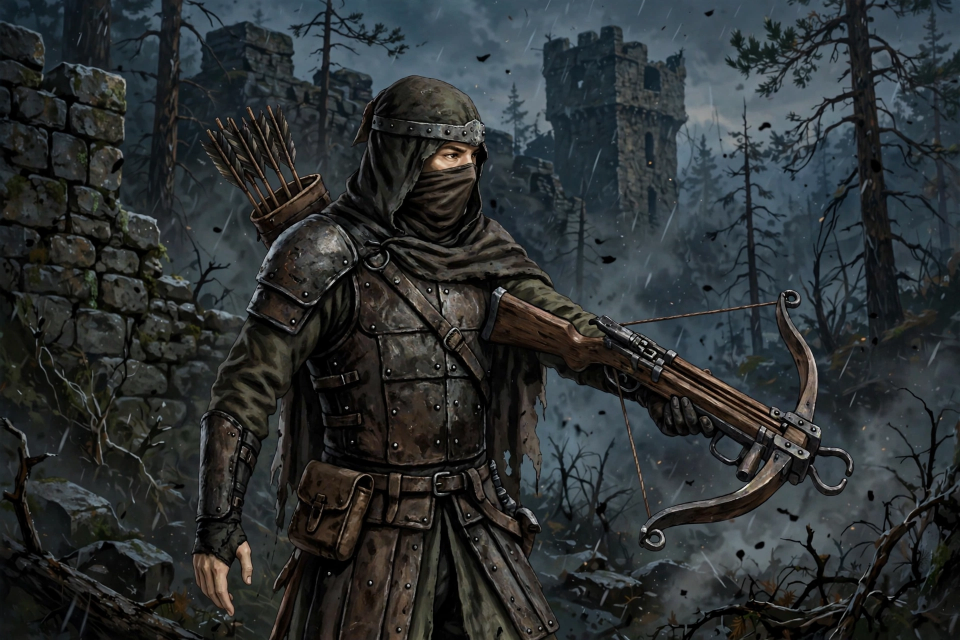
#> input picture assets/heroes/c002_no_thu_cam_lang/card/c002_portrait_raw.png, 1920 x 1280 px, found by its file name (shown at 1/2 size)
$ python generate_c002_ref_and_portrait.py
#> lines starting #> are read from the running program, lines starting #| are printed output that depends on the picture
#!/usr/bin/env python3
"""
Step 2 & Step 3 for C002 — Nỏ Thủ Câm Lặng (Rarity N):
1. Generates the 1x1 Master Reference character on #FF00FF using layout_guide_1x1.png
   and processes it with generate2dsprite.py into c002_reference_clean.png.
2. Generates the horizontal Portrait Preview (c002_portrait_preview.png 884x632 & .webp 354x253)
   without any card frame baked in.
"""
import os
import subprocess
import urllib.request
import json
from PIL import Image

HERO_DIR = "/Users/dochung/Desktop/card_g/assets/heroes/c002_no_thu_cam_lang"
REF_DIR = os.path.join(HERO_DIR, "reference")
CARD_DIR = os.path.join(HERO_DIR, "card")
MOBILE_CARD_DIR = "/Users/dochung/Desktop/card_g/assets/mobile/heroes/c002_no_thu_cam_lang/card"
LAYOUT_1X1 = "/Users/dochung/Desktop/card_g/layout_guide/layout_guide_1x1.png"

os.makedirs(REF_DIR, exist_ok=True)
os.makedirs(CARD_DIR, exist_ok=True)
os.makedirs(MOBILE_CARD_DIR, exist_ok=True)

def call_muse_generate(prompt, ref_images, save_path):
    url = "http://127.0.0.1:3456/generate-image"
    payload = {
        "prompt": prompt,
        "reference_images": ref_images,
        "save_path": save_path,
    }
    req = urllib.request.Request(
        url,
        data=json.dumps(payload).encode("utf-8"),
        headers={"Content-Type": "application/json"},
        method="POST",
    )
    with urllib.request.urlopen(req, timeout=300) as resp:
        data = json.loads(resp.read().decode("utf-8"))
    print(f"Generated: {save_path}")
    return data

# 1. Generate Master Reference (1x1 on #FF00FF)
raw_ref_path = os.path.join(REF_DIR, "c002_reference_raw.png")
ref_prompt = (
    "Single 2D game character full-body concept sprite centered inside the safe box of the 1x1 layout guide on a flat solid #FF00FF magenta background. "
    "Character: 'Nỏ Thủ Câm Lặng' (Silent Crossbowman), Common Rarity N dark-fantasy scout marksman. "
    "Visual appearance: grounded low-tier mercenary scout wearing a weathered dark charcoal-grey cloth hood with a simple dull iron brow-band, "
    "a dark cloth mask covering his lower face (nose and mouth), a worn dark brown leather and riveted iron brigandine vest over a dark tunic, "
    "a single riveted iron-and-leather shoulder pauldron on his closer right shoulder, a short tattered dark scout cloak/quiver at his back, "
    "a weathered leather belt with bolt pouch and tasset kilt, and rugged dark leather knee-high scout boots with iron shin guards. "
    "Strictly NO glowing magic, NO neon runes, NO gold trim. "
    "Pose & Anatomy: standing in 3/4 view facing RIGHT with clear space between limbs so joints do not overlap. "
    "His farther left arm (viewer's right) extends forward-right holding a rugged heavy wooden-and-iron medieval crossbow pointed diagonally down-right, "
    "with his left fist gripping the crossbow stock cleanly. "
    "His closer right arm (viewer's left) hangs naturally slightly bent at his side, clearly showing the leather wrist bracer and the DORSAL BACK of his right hand "
    "with fingers naturally curved and palm facing inward toward his hip (do NOT draw an open palm facing the camera). "
    "His two legs are in a clear 3/4 stance facing right: closer right boot planted in 3/4 front-right view, farther left boot stepping slightly forward-right. "
    "Clean hand-painted 2D dark-fantasy art style with crisp outlines, solid flat #FF00FF background, zero ground shadow, no text, no borders."
)
call_muse_generate(ref_prompt, [LAYOUT_1X1], raw_ref_path)
#> (the call stopped at in call_muse_generate, `with urllib.request.urlopen(req, timeout=300) as resp:`: the network is not available in this run)

# Process with generate2dsprite.py
proc_dir = os.path.join(REF_DIR, "processed")
os.makedirs(proc_dir, exist_ok=True)
cmd = [
    "python3",
    "/Users/dochung/.gemini/config/skills/generate2dsprite/scripts/generate2dsprite.py",
    "process",
    "--input", raw_ref_path,
    "--target", "player",
    "--mode", "idle",
    "--rows", "1",
    "--cols", "1",
    "--output-dir", proc_dir,
    "--cell-size", "512",
    "--align", "feet",
    "--scale-strategy", "preserve",
    "--component-mode", "largest",
    "--strict-qc",
]
subprocess.run(cmd, check=True)
#> (this line was passed over: subprocess is not available in this run)

clean_frame = os.path.join(proc_dir, "frames", "frame_000.png")
clean_ref_path = os.path.join(REF_DIR, "c002_reference_clean.png")
if os.path.exists(clean_frame):
    Image.open(clean_frame).save(clean_ref_path)
    print(f"Saved clean reference: {clean_ref_path}")

# Remove any auto-generated .gif from generate2dsprite.py per zero-gif rule
for root, _, files in os.walk(REF_DIR):
    for fn in files:
        if fn.endswith(".gif"):
            os.remove(os.path.join(root, fn))

# 2. Generate Horizontal Portrait Preview (884x632 PNG & 354x253 WebP)
raw_portrait_path = os.path.join(CARD_DIR, "c002_portrait_raw.png")
portrait_prompt = (
    "Horizontal 4:3 dark-fantasy illustration portrait (waist-up) of the exact character in the reference image: "
    "'Nỏ Thủ Câm Lặng' (Silent Crossbowman, Common Rarity N). "
    "He wears a weathered dark charcoal hood with a dull iron brow-guard and a dark cloth mask over his lower face, "
    "intense watchful eyes in shadow, worn dark leather and riveted iron brigandine vest, "
    "holding his heavy wooden-and-iron crossbow ready across his chest. "
    "Background: atmospheric misty dark-fantasy ruined stone watchtower and dead pine forest at dusk with drifting ash and rain. "
    "Realistic gritty dark-fantasy painted illustration matching the card art style, grounded physical tones, no magical glow, "
    "NO card frame, NO text, NO borders, full bleed artwork."
)
call_muse_generate(portrait_prompt, [clean_ref_path], raw_portrait_path)
#> (the call stopped at in call_muse_generate, `with urllib.request.urlopen(req, timeout=300) as resp:`: the network is not available in this run)

# Crop & resize to 884x632 (Master PNG) and 354x253 (Mobile WebP)
im = Image.open(raw_portrait_path).convert("RGB")
#> im is the input picture: PIL image 1920x1280 RGB; mean R, G, B 44.3, 49, 50.3
w, h = im.size
#> w = 1920; h = 1280
target_ratio = 884.0 / 632.0
cur_ratio = w / float(h)
#> cur_ratio = 1.5
if cur_ratio > target_ratio:
    new_w = int(round(h * target_ratio))
#> new_w = 1790
    left = (w - new_w) // 2
#> left = 65
    im_cropped = im.crop((left, 0, left + new_w, h))
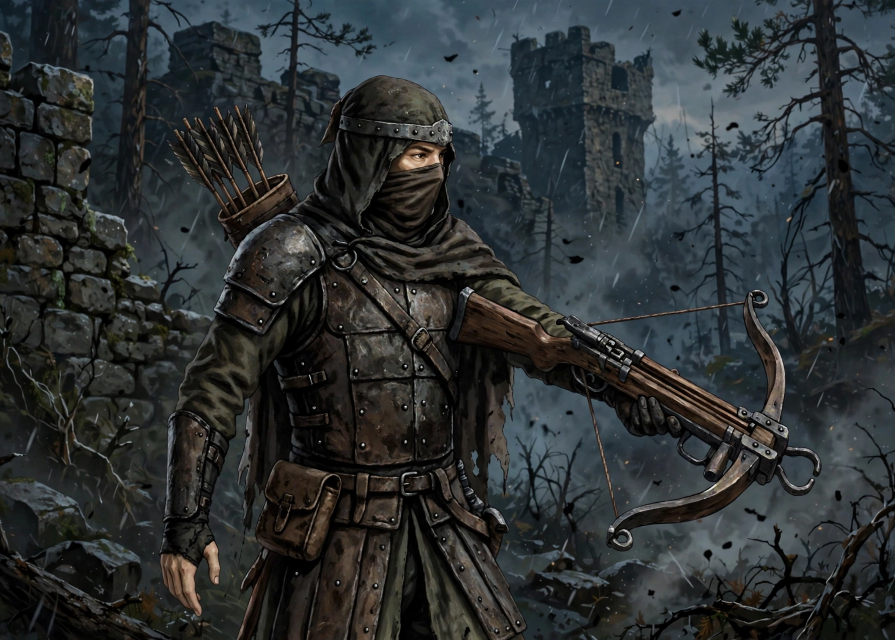
#> im_cropped: PIL image 1790x1280 RGB (shown at 1/2 size); mean R, G, B 45.4, 50.1, 51.4
else:
    new_h = int(round(w / target_ratio))
    top = max(0, int((h - new_h) * 0.35))
    im_cropped = im.crop((0, top, w, top + new_h))

preview_png_path = os.path.join(CARD_DIR, "c002_portrait_preview.png")
preview_webp_path = os.path.join(MOBILE_CARD_DIR, "c002_portrait_preview.webp")

im_884 = im_cropped.resize((884, 632), Image.Resampling.LANCZOS)
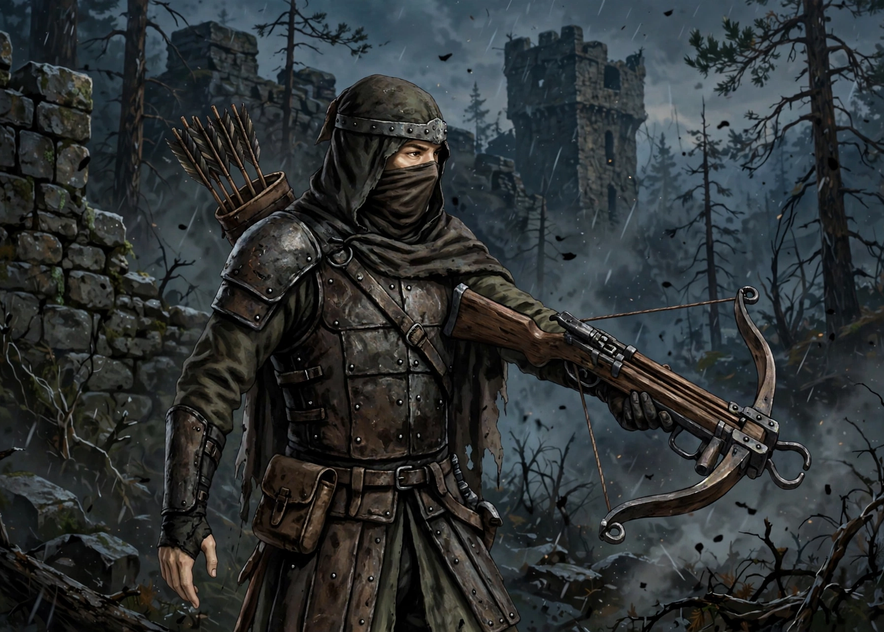
#> im_884: PIL image 884x632 RGB; mean R, G, B 45.4, 50.1, 51.4
im_884.save(preview_png_path, format="PNG")
im_354 = im_cropped.resize((354, 253), Image.Resampling.LANCZOS)
im_354.save(preview_webp_path, format="WEBP", quality=92)
print(f"Saved portrait previews: {preview_png_path} (884x632) and {preview_webp_path} (354x253)")
